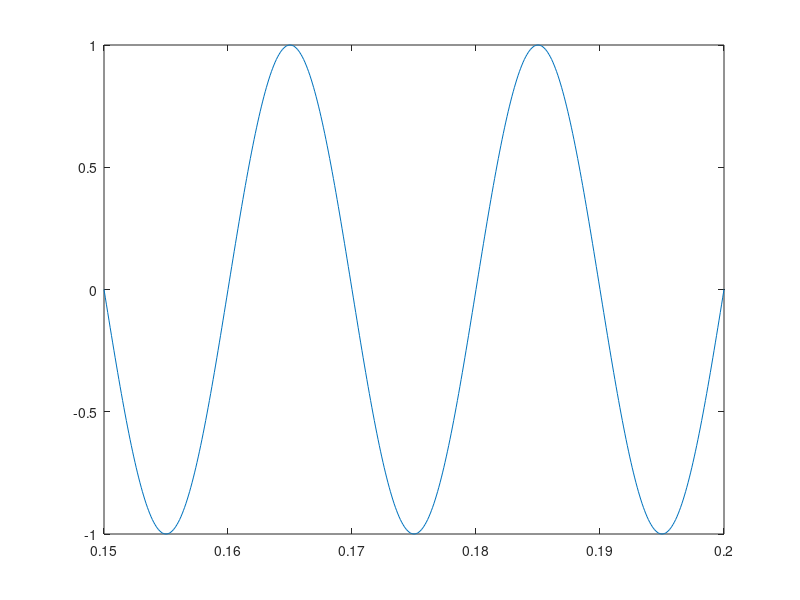
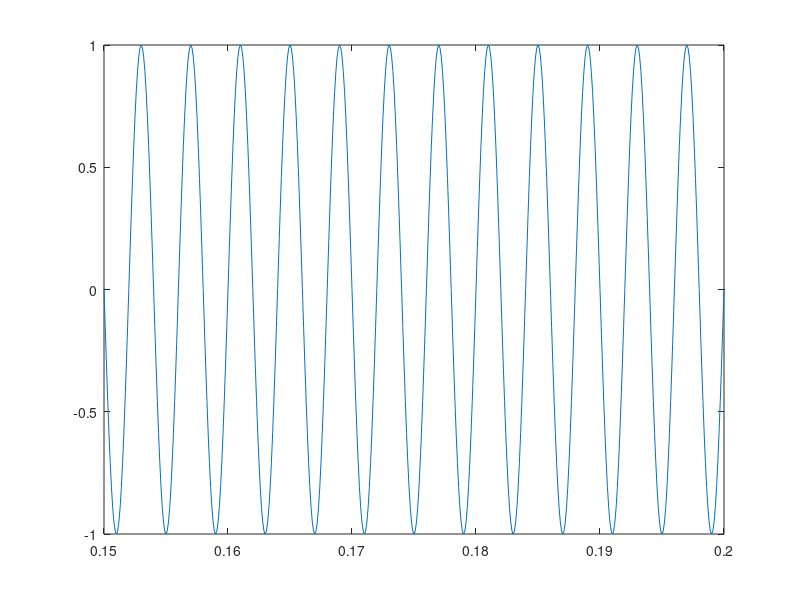
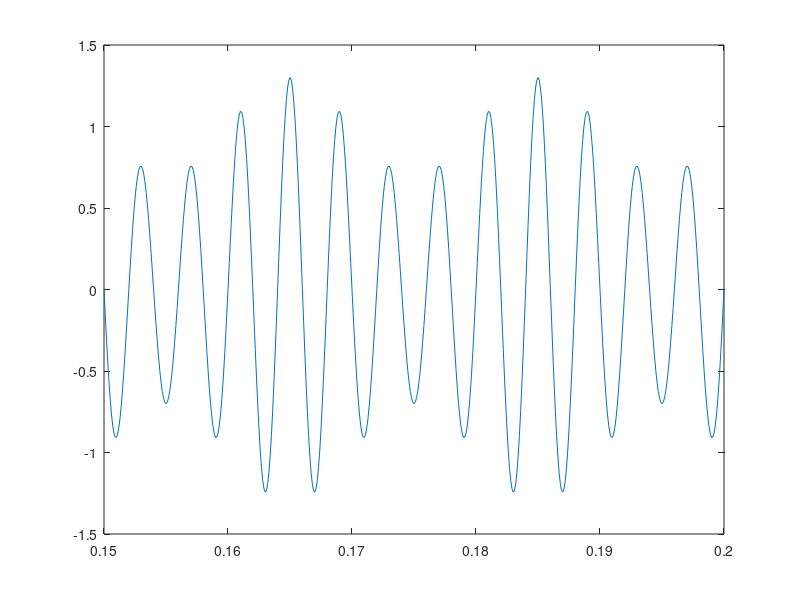
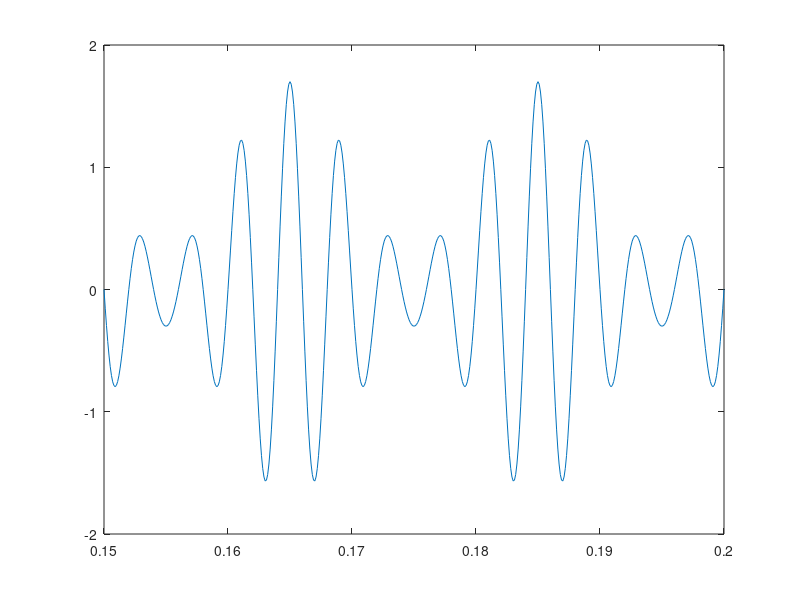

MATLAB code to generate these figures, in order:
%EXERCICIO REFERENTE A AM-DSB

%Limpar imagens, variaveis e Janela de Comando
clear all
close all
clc

%Carregar os pacotes
pkg load control
pkg load signal

%Sinal da Mensagem
Ae  = 1;
fe  = 50; %frequencia 5 vezes menor comparado a portadora
te  = [0.15:0.0001:0.2];
FEntrada = Ae*sin(2*pi*fe*te);

%Sinal da Portadora
Ap  = 1;
fp  = 250;
tp  = [0.15:0.0001:0.2];
FPortadora = Ap*sin(2*pi*fp*tp);

%Sinal Modulado
m1 = 0.3;
FMod1 = (1+m1*FEntrada).*FPortadora;
m2 = 0.7;
FMod2 = (1+m2*FEntrada).*FPortadora;
m3 = 1.0;
FMod3 = (1+m3*FEntrada).*FPortadora;
m4 = 1.4;
FMod4 = (1+m4*FEntrada).*FPortadora;

% --- PLOTS ---
figure(1)
plot(te,FEntrada)
figure(2)
plot(tp,FPortadora)
figure(3)
plot(tp,FMod1)
figure(4)
plot(tp,FMod2)
figure(5)
plot(tp,FMod3)
figure(6)
plot(tp,FMod4)
